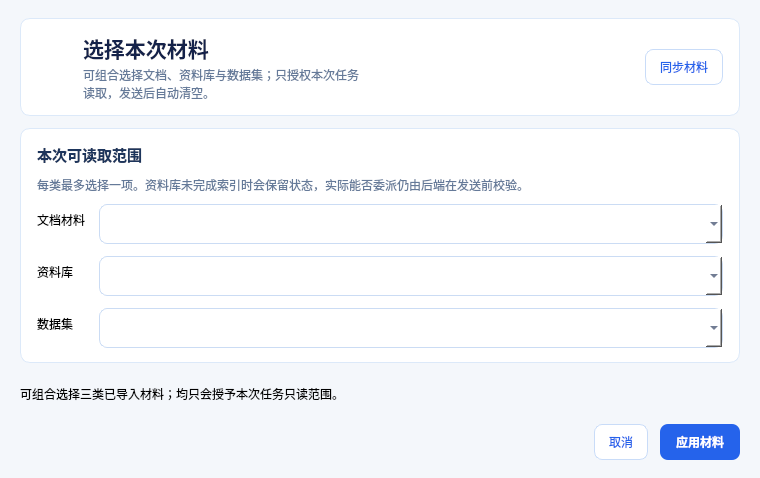
<?xml version="1.0" encoding="UTF-8"?>
<ui version="4.0">
 <class>DispatchMaterialDialog</class>
 <widget class="QDialog" name="DispatchMaterialDialog">
  <property name="windowModality"><enum>Qt::WindowModality::WindowModal</enum></property>
  <property name="geometry"><rect><x>0</x><y>0</y><width>760</width><height>478</height></rect></property>
  <property name="minimumSize"><size><width>650</width><height>430</height></size></property>
  <property name="windowTitle"><string>选择本次材料</string></property>
  <property name="styleSheet"><string notr="true">QDialog { background:#F4F7FB; }
QFrame#headerFrame, QFrame#materialCard { background:#FFFFFF; border:1px solid #DCE9F9; border-radius:10px; }
QLabel#dialogTitle { color:#14224A; font-size:21px; font-weight:700; }
QLabel#dialogSubtitle, QLabel#sectionHint { color:#657A99; }
QLabel#sectionTitle { color:#1D355C; font-size:15px; font-weight:700; }
QLabel#statusNeutral, QLabel#statusRunning, QLabel#statusError { border-radius:7px; padding:8px 10px; }
QLabel#statusNeutral { background:#EEF4FC; color:#315A8E; }
QLabel#statusRunning { background:#EEF4FF; color:#2563EB; }
QLabel#statusError { background:#FFF1F2; color:#BE123C; }
QComboBox { background:#FFFFFF; border:1px solid #CBDCF4; border-radius:8px; padding:7px 10px; min-height:24px; color:#1F3054; }
QComboBox:focus { border:2px solid #4E87F5; }
QPushButton#applyButton { background:#2563EB; color:#FFFFFF; border:0; border-radius:8px; padding:9px 16px; font-weight:700; }
QPushButton#applyButton:hover { background:#1E55C8; }
QPushButton#applyButton:disabled { background:#AFC5EE; }
QPushButton#refreshButton, QPushButton#cancelButton { background:#FFFFFF; color:#2563EB; border:1px solid #C9DCF8; border-radius:8px; padding:8px 14px; }
QPushButton#refreshButton:hover, QPushButton#cancelButton:hover { background:#EEF6FF; }</string></property>
  <layout class="QVBoxLayout" name="rootLayout">
   <property name="spacing"><number>12</number></property>
   <property name="leftMargin"><number>20</number></property><property name="topMargin"><number>18</number></property><property name="rightMargin"><number>20</number></property><property name="bottomMargin"><number>18</number></property>
   <item><widget class="QFrame" name="headerFrame"><layout class="QHBoxLayout" name="headerLayout"><property name="leftMargin"><number>16</number></property><property name="topMargin"><number>13</number></property><property name="rightMargin"><number>16</number></property><property name="bottomMargin"><number>13</number></property><item><widget class="QLabel" name="materialIcon"><property name="minimumSize"><size><width>40</width><height>40</height></size></property><property name="alignment"><set>Qt::AlignmentFlag::AlignCenter</set></property></widget></item><item><layout class="QVBoxLayout" name="titleLayout"><property name="spacing"><number>2</number></property><item><widget class="QLabel" name="dialogTitle"><property name="text"><string>选择本次材料</string></property></widget></item><item><widget class="QLabel" name="dialogSubtitle"><property name="text"><string>可组合选择文档、资料库与数据集；只授权本次任务读取，发送后自动清空。</string></property><property name="wordWrap"><bool>true</bool></property></widget></item></layout></item><item><spacer name="headerSpacer"><property name="orientation"><enum>Qt::Orientation::Horizontal</enum></property><property name="sizeHint" stdset="0"><size><width>40</width><height>20</height></size></property></spacer></item><item><widget class="QPushButton" name="refreshButton"><property name="text"><string>同步材料</string></property><property name="toolTip"><string>重新读取已导入的材料，不会解析正文或调用模型。</string></property></widget></item></layout></widget></item>
   <item><widget class="QFrame" name="materialCard"><layout class="QVBoxLayout" name="materialLayout"><property name="spacing"><number>10</number></property><property name="leftMargin"><number>16</number></property><property name="topMargin"><number>14</number></property><property name="rightMargin"><number>16</number></property><property name="bottomMargin"><number>14</number></property><item><widget class="QLabel" name="sectionTitle"><property name="text"><string>本次可读取范围</string></property></widget></item><item><widget class="QLabel" name="sectionHint"><property name="text"><string>每类最多选择一项。资料库未完成索引时会保留状态，实际能否委派仍由后端在发送前校验。</string></property><property name="wordWrap"><bool>true</bool></property></widget></item><item><layout class="QFormLayout" name="selectionForm"><property name="horizontalSpacing"><number>14</number></property><property name="verticalSpacing"><number>12</number></property><item row="0" column="0"><widget class="QLabel" name="documentLabel"><property name="text"><string>文档材料</string></property></widget></item><item row="0" column="1"><widget class="QComboBox" name="documentCombo"><property name="toolTip"><string>选择一份已导入的文档材料。</string></property></widget></item><item row="1" column="0"><widget class="QLabel" name="knowledgeLabel"><property name="text"><string>资料库</string></property></widget></item><item row="1" column="1"><widget class="QComboBox" name="knowledgeCombo"><property name="toolTip"><string>选择一个本地资料库。</string></property></widget></item><item row="2" column="0"><widget class="QLabel" name="datasetLabel"><property name="text"><string>数据集</string></property></widget></item><item row="2" column="1"><widget class="QComboBox" name="datasetCombo"><property name="toolTip"><string>选择一份已导入的 CSV 或 Excel 数据集。</string></property></widget></item></layout></item></layout></widget></item>
   <item><widget class="QFrame" name="catalogStatusFrame"><layout class="QHBoxLayout" name="catalogStatusLayout"><property name="leftMargin"><number>0</number></property><property name="topMargin"><number>0</number></property><property name="rightMargin"><number>0</number></property><property name="bottomMargin"><number>0</number></property><property name="spacing"><number>8</number></property><item><widget class="QLabel" name="catalogStatusLabel"><property name="sizePolicy"><sizepolicy hsizetype="Expanding" vsizetype="Preferred"><horstretch>0</horstretch><verstretch>0</verstretch></sizepolicy></property><property name="objectName"><string>statusNeutral</string></property><property name="wordWrap"><bool>true</bool></property><property name="text"><string>可组合选择三类已导入材料；均只会授予本次任务只读范围。</string></property></widget></item></layout></widget></item>
   <item><layout class="QHBoxLayout" name="actionsLayout"><item><spacer name="actionsSpacer"><property name="orientation"><enum>Qt::Orientation::Horizontal</enum></property><property name="sizeHint" stdset="0"><size><width>40</width><height>20</height></size></property></spacer></item><item><widget class="QPushButton" name="cancelButton"><property name="text"><string>取消</string></property></widget></item><item><widget class="QPushButton" name="applyButton"><property name="text"><string>应用材料</string></property></widget></item></layout></item>
  </layout>
 </widget>
 <resources/>
 <connections/>
</ui>
